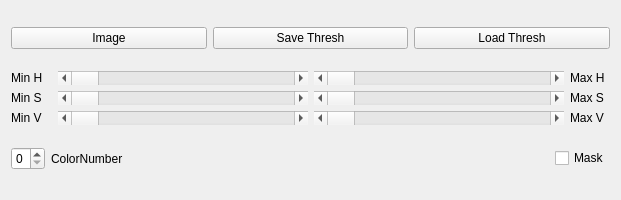
<?xml version="1.0" encoding="UTF-8"?>
<ui version="4.0">
 <class>Orthogonal_Form</class>
 <widget class="QWidget" name="Orthogonal_Form">
  <property name="geometry">
   <rect>
    <x>0</x>
    <y>0</y>
    <width>621</width>
    <height>200</height>
   </rect>
  </property>
  <property name="windowTitle">
   <string>Form</string>
  </property>
  <layout class="QGridLayout" name="gridLayout_2">
   <item row="3" column="0">
    <layout class="QGridLayout" name="gridLayout">
     <item row="2" column="0">
      <widget class="QLabel" name="label_3">
       <property name="text">
        <string>Min V</string>
       </property>
      </widget>
     </item>
     <item row="1" column="2">
      <widget class="QScrollBar" name="maxSBar">
       <property name="minimumSize">
        <size>
         <width>250</width>
         <height>0</height>
        </size>
       </property>
       <property name="maximum">
        <number>255</number>
       </property>
       <property name="orientation">
        <enum>Qt::Horizontal</enum>
       </property>
      </widget>
     </item>
     <item row="0" column="2">
      <widget class="QScrollBar" name="maxHBar">
       <property name="maximum">
        <number>255</number>
       </property>
       <property name="orientation">
        <enum>Qt::Horizontal</enum>
       </property>
      </widget>
     </item>
     <item row="0" column="1">
      <widget class="QScrollBar" name="minHBar">
       <property name="maximum">
        <number>255</number>
       </property>
       <property name="orientation">
        <enum>Qt::Horizontal</enum>
       </property>
      </widget>
     </item>
     <item row="2" column="2">
      <widget class="QScrollBar" name="maxVBar">
       <property name="maximum">
        <number>255</number>
       </property>
       <property name="orientation">
        <enum>Qt::Horizontal</enum>
       </property>
      </widget>
     </item>
     <item row="1" column="0">
      <widget class="QLabel" name="label_2">
       <property name="text">
        <string>Min S</string>
       </property>
      </widget>
     </item>
     <item row="0" column="0">
      <widget class="QLabel" name="label">
       <property name="text">
        <string>Min H</string>
       </property>
      </widget>
     </item>
     <item row="1" column="3">
      <widget class="QLabel" name="label_6">
       <property name="text">
        <string>Max S</string>
       </property>
      </widget>
     </item>
     <item row="0" column="3">
      <widget class="QLabel" name="label_4">
       <property name="text">
        <string>Max H</string>
       </property>
      </widget>
     </item>
     <item row="2" column="3">
      <widget class="QLabel" name="label_5">
       <property name="text">
        <string>Max V</string>
       </property>
      </widget>
     </item>
     <item row="1" column="1">
      <widget class="QScrollBar" name="minSBar">
       <property name="minimumSize">
        <size>
         <width>250</width>
         <height>0</height>
        </size>
       </property>
       <property name="maximum">
        <number>255</number>
       </property>
       <property name="orientation">
        <enum>Qt::Horizontal</enum>
       </property>
      </widget>
     </item>
     <item row="2" column="1">
      <widget class="QScrollBar" name="minVBar">
       <property name="maximum">
        <number>255</number>
       </property>
       <property name="orientation">
        <enum>Qt::Horizontal</enum>
       </property>
      </widget>
     </item>
    </layout>
   </item>
   <item row="4" column="0">
    <layout class="QGridLayout" name="gridLayout_3">
     <item row="0" column="4">
      <widget class="QCheckBox" name="maskCheck">
       <property name="text">
        <string>Mask</string>
       </property>
      </widget>
     </item>
     <item row="0" column="2">
      <widget class="QLabel" name="label_7">
       <property name="text">
        <string>ColorNumber</string>
       </property>
      </widget>
     </item>
     <item row="0" column="0">
      <widget class="QSpinBox" name="colorChooseBox">
       <property name="maximum">
        <number>3</number>
       </property>
      </widget>
     </item>
     <item row="0" column="3">
      <spacer name="horizontalSpacer">
       <property name="orientation">
        <enum>Qt::Horizontal</enum>
       </property>
       <property name="sizeHint" stdset="0">
        <size>
         <width>918</width>
         <height>20</height>
        </size>
       </property>
      </spacer>
     </item>
    </layout>
   </item>
   <item row="1" column="0">
    <layout class="QHBoxLayout" name="horizontalLayout_2">
     <item>
      <widget class="QPushButton" name="runButton">
       <property name="text">
        <string>Image</string>
       </property>
      </widget>
     </item>
     <item>
      <widget class="QPushButton" name="saveBtn">
       <property name="text">
        <string>Save Thresh</string>
       </property>
      </widget>
     </item>
     <item>
      <widget class="QPushButton" name="loadBtn">
       <property name="text">
        <string>Load Thresh</string>
       </property>
      </widget>
     </item>
    </layout>
   </item>
  </layout>
 </widget>
 <resources/>
 <connections/>
</ui>
